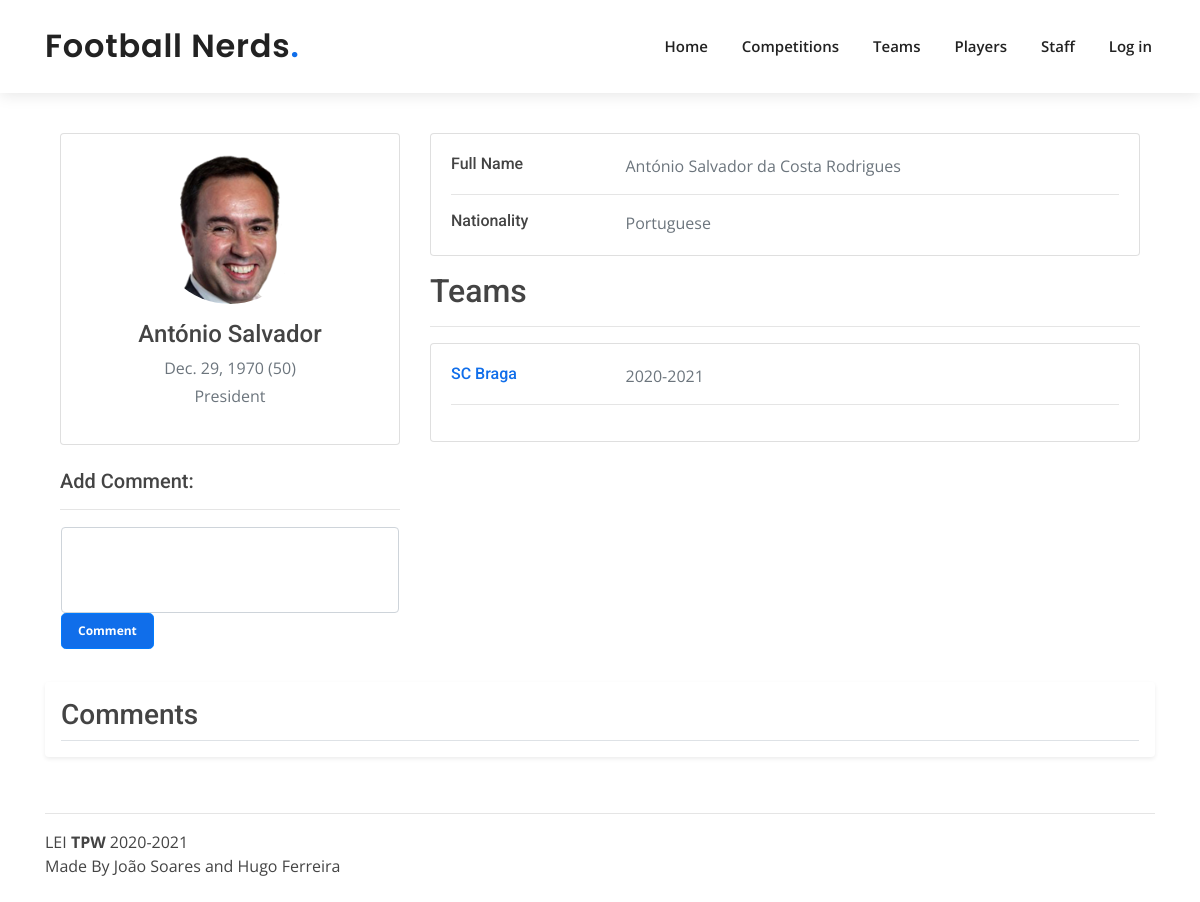
The app's page /staff/15, older data.
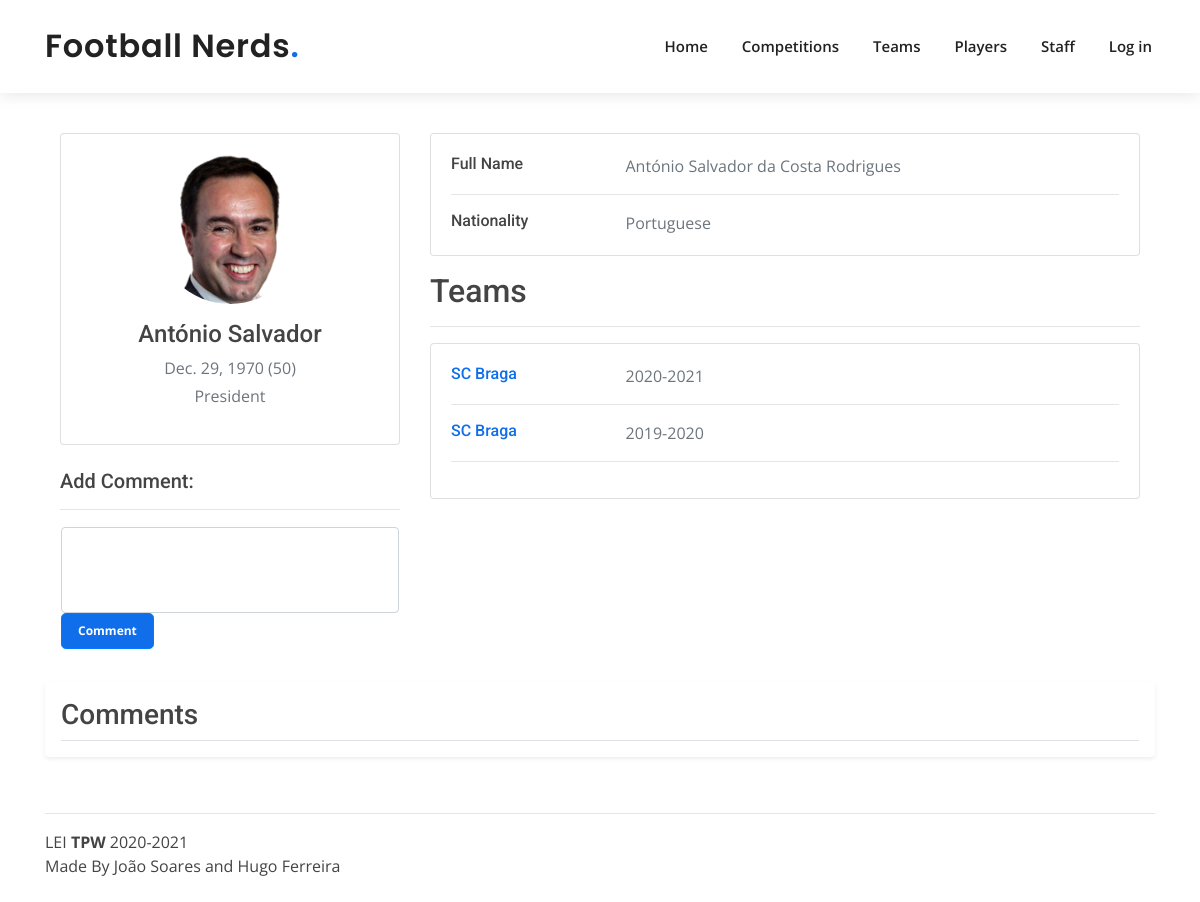
The same page, newer data.
### app/models.py (models this page shows, shortened)
class Team(models.Model):
    full_name = models.CharField(max_length=70)
    name = models.CharField(max_length=70)
    abreviated_name = models.CharField(max_length=4)
    founding_year = models.IntegerField()
    club_badge_img = models.ImageField(upload_to=teamdir, default="teams/default_club.png")
    city = models.CharField(max_length=20)
    country = models.CharField(max_length=20)
    players = models.ManyToManyField(Player, through='PlayerPlaysFor')
    formation = models.CharField(max_length=5, validators=[RegexValidator(
        regex='[0-9]{1}-[0-9]{1}-[0-9]{1}',
        message='Season must follow the format number-number-number',
        code='invalid_formation'
    )])

class StaffManages(models.Model):
    staff = models.ForeignKey(Staff, on_delete=models.CASCADE)
    team = models.ForeignKey(Team, on_delete=models.CASCADE)
    season = models.CharField(max_length=9, validators=[RegexValidator(
        regex='[0-9]{4}-[0-9]{4}',
        message='Season must follow the format year-year',
        code='invalid_season'
    )])

### app/views.py (the view, shortened to what this page needs)
# urls.py: path('staff/<int:id>', views.staff_details, name='staff_details'),
def staff_details(request, id):
    if request.user.username == 'admin':
        deleteeditbbt = True
    else:
        deleteeditbbt = False
    try:
        t_parms = {
            'staff': Staff.objects.get(id=id),
            'teams': set(Team.objects.filter(staffmanages__staff_id=id).distinct()),
            'seasons': StaffManages.objects.filter(staff_id=id),
            'age': int((datetime.date.today() - Staff.objects.get(id=id).birthday).days / 365),
            'formComment': MakeCommentForm(),
            'comments': CommentStaff.objects.filter(staff_id=id),
            'deleteeditbbt': deleteeditbbt
        }
        return render(request, 'staff_details.html', t_parms)
    except:
        return error_render(request, 404, "Staff not Found")

### app/forms.py
class MakeCommentForm(forms.Form):
    comment = forms.CharField(widget=forms.Textarea, label='Add Comment')
    fields = ('comment')
    def __init__(self, *args, **kwargs):
        super().__init__(*args, **kwargs)
        for myField in self.fields:
            self.fields[myField].widget.attrs['rows'] = 3
            self.fields[myField].widget.attrs['class'] = 'form-control'
            self.fields[myField].widget.attrs['style'] = 'resize:none'

### templates/staff_details.html (shortened to what this page needs)
{% extends 'layout.html' %}
{% load static %}
{% block content %}
<div class="container" style="padding-top: 40px">
    <div class="main-body">
          <div class="row gutters-sm">
            <div class="col-md-4 mb-3">
              <div class="card">
                <div class="card-body">
                  <div class="d-flex flex-column align-items-center text-center">
                    <img src="{% static 'img/' %}{{ staff.staff_img.url }}" onerror="this.src='{% static 'img/' %}'+'staff/default_staff.png'" alt="Admin" class="rounded-circle" width="150" height="150">
                    <div class="mt-3">
                      <h4>{{ staff.name }}</h4>
                      <p class="text-secondary mb-1">{{ staff.birthday }} ({{ age }})</p>
                      <p class="text-muted font-size-sm">{{ staff.function }}</p>
                    </div>
                  </div>
                </div>
              </div>
                <br>
                <h5>{{ formComment.comment.label}}:</h5>
                <hr>
                  <div class="card mt-3" style="border-color: white">
                      <form action="{% url 'staff' %}{{ staff.id }}" method="post">
                          {{ formComment.comment }}
                          <button style="background: #106eea;font-size: 12px; font-weight: bolder;" type="submit" class="btn btn-primary btn-lg">Comment</button>
                      </form>
                  </div>
            </div>
            <div class="col-md-8">
              <div class="card mb-3">
                <div class="card-body">
                  <div class="row">
                    <div class="col-sm-3">
                      <h6 class="mb-0">Full Name</h6>
                    </div>
                    <div class="col-sm-9 text-secondary">
                        {{staff.full_name}}
                    </div>
                  </div>
                  <hr>
                  <div class="row">
                    <div class="col-sm-3">
                      <h6 class="mb-0">Nationality</h6>
                    </div>
                    <div class="col-sm-9 text-secondary">
                        {{staff.nationality}}
                    </div>
                  </div>
                </div>
              </div>
                    <h2>Teams</h2>
                    <hr>
                    <div class="card mb-3">
                <div class="card-body">
                    {% for team in teams %}
                    {% for sea in seasons %}
                    {% if sea.team.id == team.id %}
                  <div class="row">
                    <div class="col-sm-3">
                      <a href="{% url 'teams' %}{{ team.id }}"><h6 class="mb-0">{{ team.name}}</h6></a>
                    </div>
                    <div class="col-sm-9 text-secondary">
                        {{sea.season}}
                    </div>
                  </div>
                        <hr>
                        {% endif %}
                    {% endfor %}
                    {% endfor %}
                  </div>
                </div>
                </div>
                </div>
            </div>
          </div>
          <div class="my-3 p-3 bg-body rounded shadow-sm">
            <h3 class="border-bottom pb-2 mb-0">Comments</h3>
            </div>
          </div>
{% endblock %}

Row changes from the older to the newer data that the page shows:
added StaffManages: {{ team.name }} "SC Braga", season "2019-2020"
